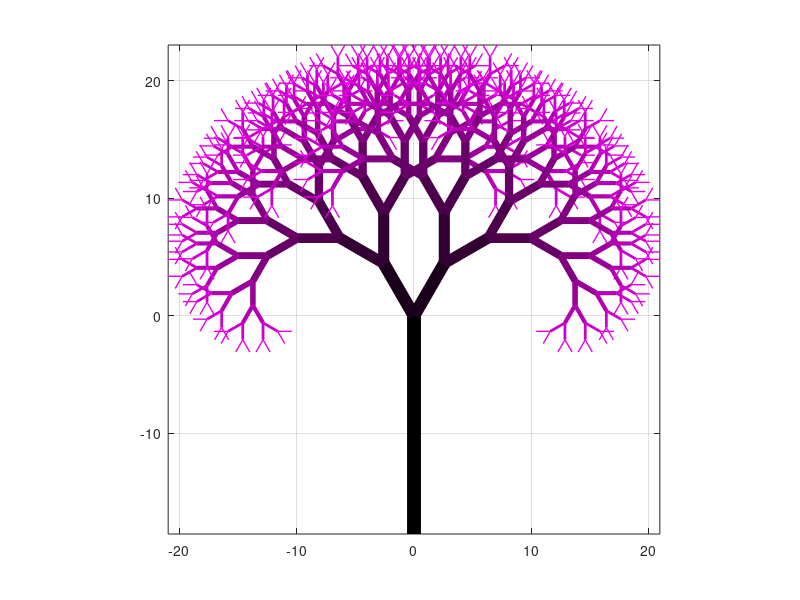

Write the MATLAB code that produced this figure.
function FractalTree()
  totalIter = 10;
  angle = pi/6;
  len1 = 3 * 1.2^totalIter;
  w = totalIter;
  figure(1);
  clf
  plot([0,0], [-len1,0], 'LineWidth', w, 'Color', [0 0 0])
  hold on
  function drawBranches(initAngle, pt, Iter, angle, totalIter)
    len = 1.2^Iter;
    x1 = pt(1); y1 = pt(2);
    ang1 = initAngle + angle;
    ang2 = initAngle - angle;
    x2 = len*cos(ang1) + x1;
    y2 = len*sin(ang1) + y1;
    x3 = len*cos(ang2) + x1;
    y3 = len*sin(ang2) + y1;
    w = Iter;
    c2 = [1-Iter/totalIter 0 1-Iter/totalIter];
    p1 = plot([x1,x2], [y1,y2], 'LineWidth', w, 'Color', c2);
    p2 = plot([x1,x3], [y1,y3], 'LineWidth', w, 'Color', c2);
    pause(0.01)
    if Iter - 1 > 0
      drawBranches(ang1, [x2,y2], Iter-1, angle, totalIter);
      drawBranches(ang2, [x3,y3], Iter-1, angle, totalIter);
    endif
  endfunction
  drawBranches(pi/2, [0,0], totalIter-1, angle, totalIter);
  axis image
  axis on
  grid on
end
